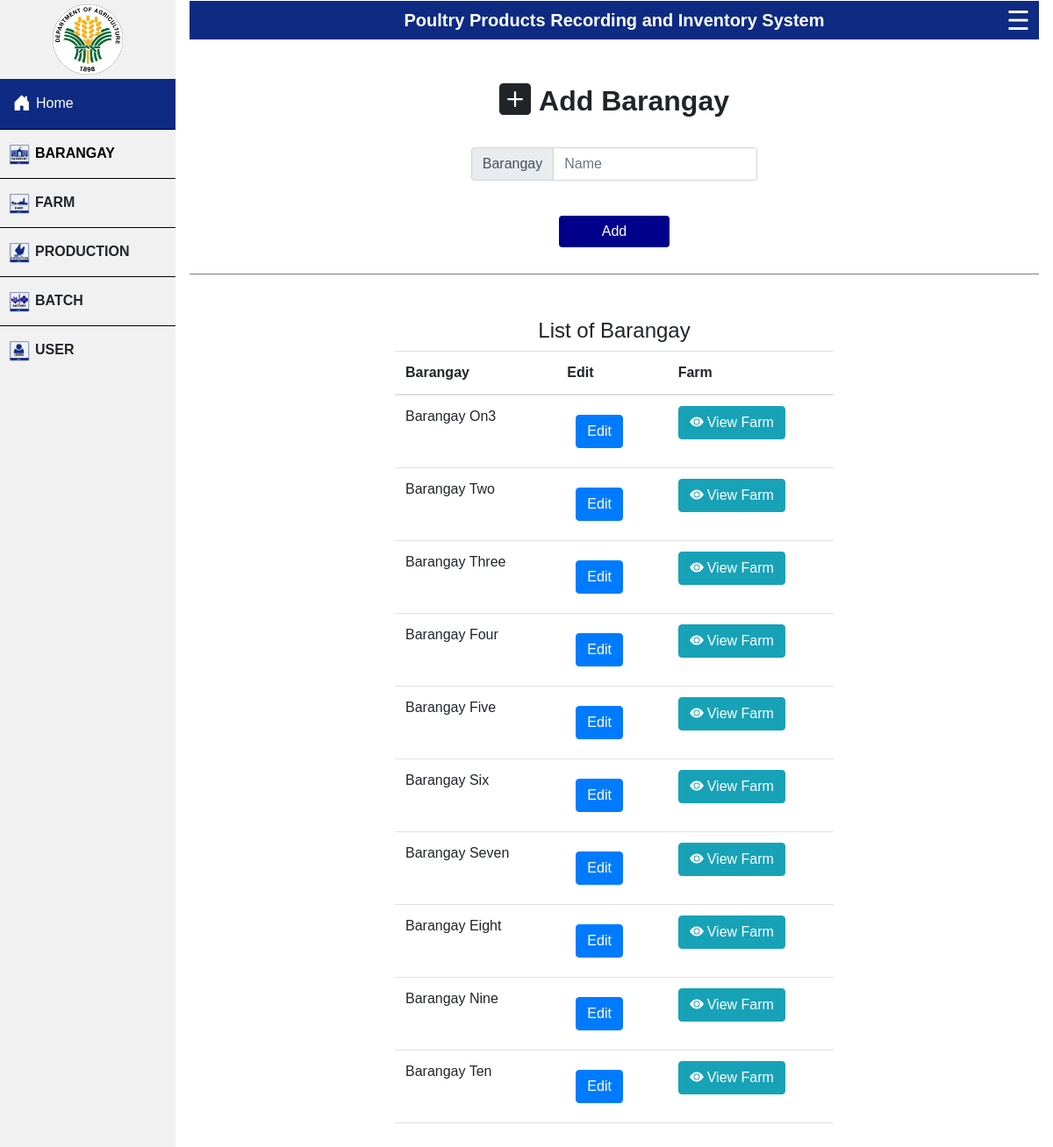
/project/add-brgy.php, run on an earlier commit of the app's database.
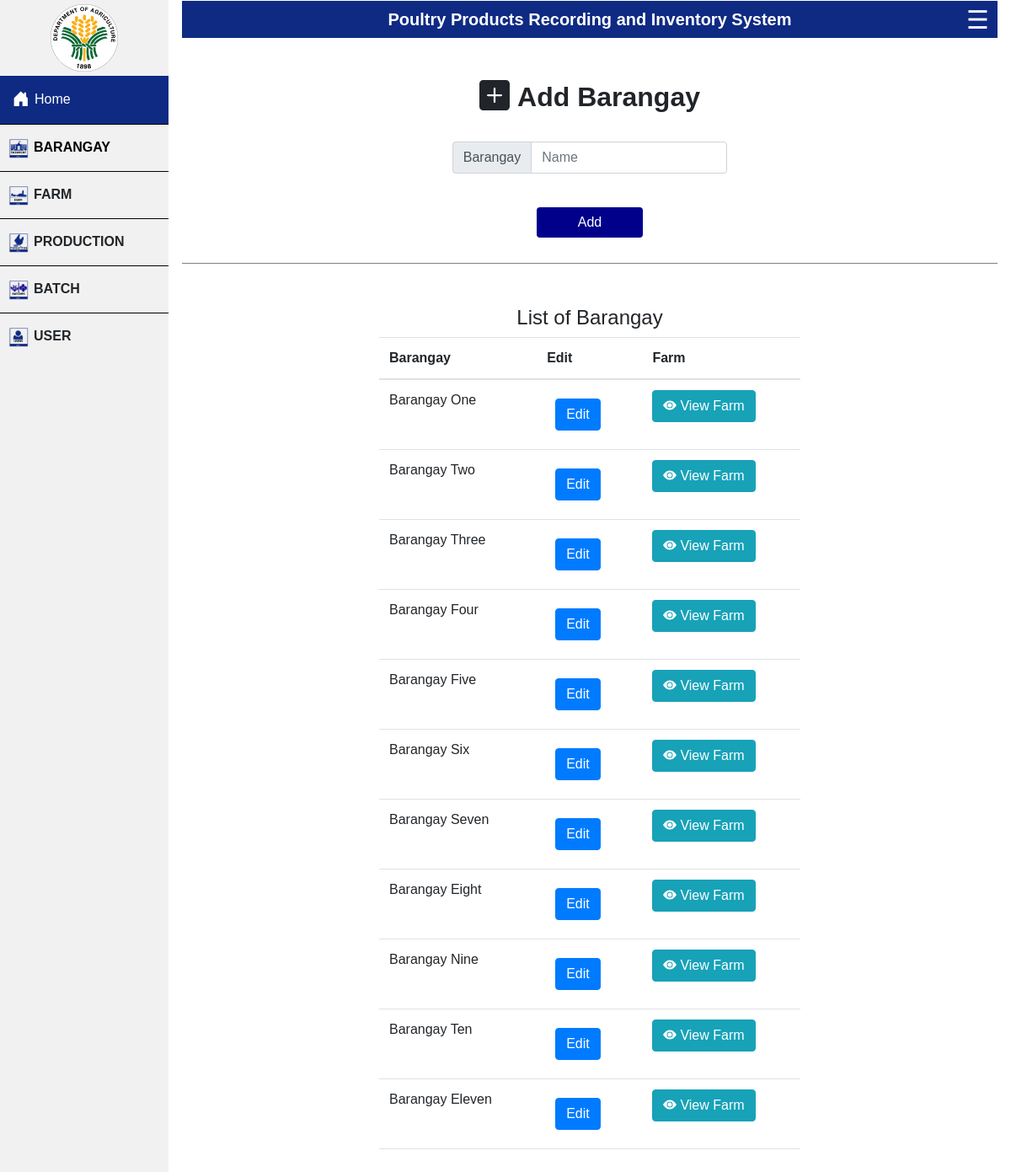
And on a later commit of the database.
### tables this page shows
CREATE TABLE `baranggay` (
  `baranggayID` int(21) NOT NULL,
  `baranggay` varchar(21) NOT NULL
);

### project/add-brgy.php (the view, shortened to what this page needs)
<?php include ("header.php");  ?>
<div class="wrapper-add">
    <div class="text">
        <h2><svg xmlns="http://www.w3.org/2000/svg" width="45" height="45" fill="currentColor"
                class="bi bi-plus-square-fill" viewBox="0 2 20 16">
                <path
                    d="M2 0a2 2 0 0 0-2 2v12a2 2 0 0 0 2 2h12a2 2 0 0 0 2-2V2a2 2 0 0 0-2-2H2zm6.5 4.5v3h3a.5.5 0 0 1 0 1h-3v3a.5.5 0 0 1-1 0v-3h-3a.5.5 0 0 1 0-1h3v-3a.5.5 0 0 1 1 0z" />
            </svg>Add Barangay</h2>
    </div>
    <form method="POST" action="#">
        <div class="add-brgy-button">
            <div class="input-group flex-nowrap">
                <span class="input-group-text" id="addon-wrapping">Barangay</span>
                <input type="text" class="form-control" placeholder="Name" name="brgy" required="true"
                    aria-describedby="addon-wrapping">
            </div>
            <button type="submit" class="btn btn-primary" id="brgy-btn" name="submit">Add</button>
        </div>
</div>
<div class="wrapper-list" id='brgy-list'>
    <h4>List of Barangay</h4>
    <?php
    @include 'connect.php';
$query = "SELECT * FROM baranggay";
if ($result = $data->query($query)){
		echo "<table id='tbl-list' class='table'>
			<thead>
			<tr>
				<th scope='col' hidden id='count'>BaranggayID</th>
				<th scope='col' id='name'>Barangay</th>
                <th scope='col' id='edit'> Edit </th>
                <th scope='col' id='edit'> Farm </th>
			</tr>
			</thead>";
		}
        while ($row = $result->fetch_array()) {
        	echo"<tr>";
            	echo "<td id='name'>" .$row['baranggay']. "</td>";
                echo '<td>
              <button type="button" class="btn btn-primary" data-bs-toggle="modal" data-bs-target="#addbatch-modal'.$row['baranggayID'].'">
              Edit
              </button>
              <div class="modal fade" id="addbatch-modal'.$row['baranggayID'].'" data-bs-backdrop="static" data-bs-keyboard="false" tabindex="-1" aria-labelledby="staticBackdropLabel" aria-hidden="true">
              <div class="modal-dialog modal-dialog-centered">
                  <div class="modal-content">
                  <form action="updateqry.php" method="POST">
                  <div class="modal-header">
                      <h1 class="modal-title fs-5" id="staticBackdropLabel">Edit Barangay</h1>
                      <button type="button" class="btn-close" data-bs-dismiss="modal" aria-label="Close"></button>
                  </div>
                  <div class="modal-body">
                              <div class="form-floating mb-3">
                                  <input name="baranggay" type="text" value= "'  .$row['baranggay']. '" class="form-control" id="floatingInput" placeholder="name" >
                                  <label for="floatingInput">Barangay</label>
                              </div>
                              <div class="form-floating mb-3">
                              <input type="text" name="baranggayID" class="form-control" value= "'  .$row['baranggayID']. '" hidden readonly id="floatingInput" placeholder="name">
                              <label for="floatingInput"></label>
                          </div>
                  </div>
                  <div class="modal-footer">
                      <button type="button" class="btn btn-secondary" data-bs-dismiss="modal">Cancel</button>
                      <button name="update" class="btn btn-primary"><span class="glyphicon glyphicon-save"></span> Save</button>
                  </div>
                  </form>
                  </div>
              </div>
              </div>
        </td>';
        echo '<td >
        <div class="addbatch-button">
          <a type="button" class="btn btn-info" href= "view-farmx.php?baranggayID='.$row['baranggayID'].'"><svg xmlns="http://www.w3.org/2000/svg" width="20" height="20" fill="currentColor" class="bi bi-eye-fill" viewBox="0 0 20 20">
          <path d="M10.5 8a2.5 2.5 0 1 1-5 0 2.5 2.5 0 0 1 5 0z"/>
          <path d="M0 8s3-5.5 8-5.5S16 8 16 8s-3 5.5-8 5.5S0 8 0 8zm8 3.5a3.5 3.5 0 1 0 0-7 3.5 3.5 0 0 0 0 7z"/>
        </svg>View Farm</a>
        </div>
         </td>';
            }
?>

What changed in the data, as far as the page shows it:
changed baranggay: baranggay "Barangay On3" → "Barangay One"
added baranggay: baranggay "Barangay Eleven"
